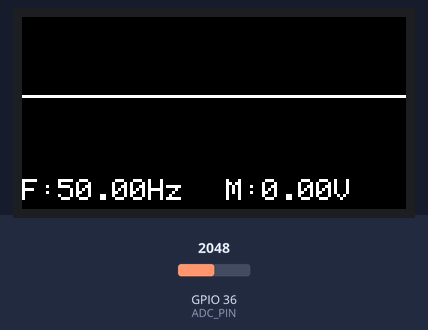
Simulated run of this sketch. Board: ESP32. Parts: 128×64 colour display. The test bench sets the inputs (shaded band); at power-on: GPIO 36 (ADC_PIN) = 2048 (analog values on the 0–4095 scale). What the sketch prints to the serial monitor is not drawn.

Above: at 1.3 s.
1.4 s: GPIO 36 (ADC_PIN) set to 2866
At 1.74 s:
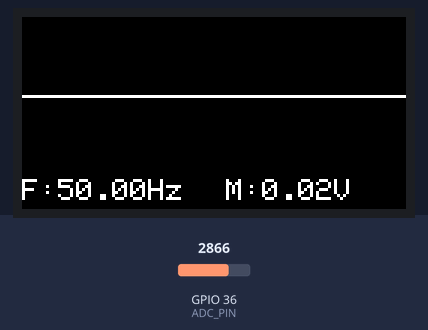
3.0 s: GPIO 36 (ADC_PIN) set to 3603
At 3.28 s:
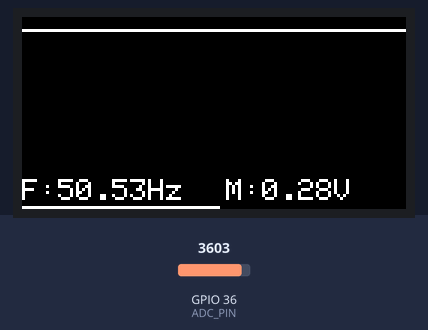
4.6 s: GPIO 36 (ADC_PIN) set to 4095
At 7.4 s:
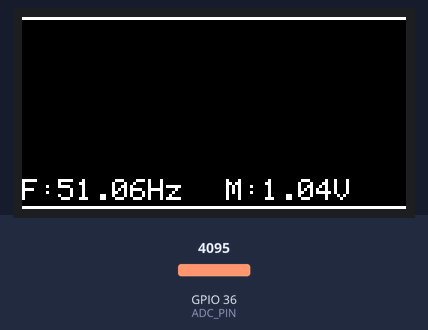
Timing chart, 0 to 8.9 s (numbered marks = the images above; inputs shaded):
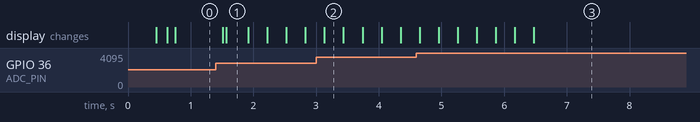

Measured:
- after the input at 1.4 s, the display: first changes after 0.12 s (image 1 shows a later state)

The sketch:

vis4_cycles_opt1safe2_sogi4_adaptive3_dc_running_OK.ino
```cpp
/*
 * ESP32 SOGI-PLL - Frequency Adaptive Orchestration
 * Ensures SAMPLES_PER_CYCLE remains constant relative to the period
 * by updating dt (ticks_per_sample) when frequency shifts.
 */

#include <Arduino.h>
#include <math.h>

#include "SOGIvisualizer.h"

SOGIVisualizer vis;

#define ADC_PIN 36
#define NOMINAL_FREQ 50.0f
//#define SOGI_K (1.4142f)
#define SOGI_K 0.7071

#define PLL_KP 1.2f
#define PLL_KI 0.00f
#define SAMPLES_PER_CYCLE 512 // must be power of two
#define ADC_RESOLUTION 12
#define V_REF 3.3f
#define DC_ALPHA 0.0002f

static inline uint32_t get_cycle_count() {
    uint32_t ccount;
    asm volatile("rsr %0, ccount" : "=a" (ccount));
    return ccount;
}

struct SOGI_PLL {
    float v_alpha, v_beta;
    float theta;
    float freq;
    float omega;
    float integral;
    uint32_t ticks_per_sample;
    float u_prev;
    float filtered_err;
    float mag_smooth;
    float inv_cpu_freq;
    float wz1_a, wz2_a; // States for alpha filter
    float wz1_b, wz2_b; // States for beta filter
} sogi;

float dc_offset_sampling = 2048.0f;  // Used during sampling (read-only)
float dc_offset_processing = 2048.0f;  // Updated during processing
uint32_t last_sample_cycles = 0;
uint32_t last_cycle_boundary = 0;
uint32_t single_cycle_cycles = 0;

int current_cycle = 0;
int cycle_start_idx[4] = {0,0,0,0};

const int BUF_N = 4 * SAMPLES_PER_CYCLE;
float samp_buf[BUF_N];
uint32_t ts_buf[BUF_N];
int buf_idx = 0;

void updateTimingParameters(float frequency) {
    float f_clamped = constrain(frequency, 40.0f, 60.0f);
    float cpu_hz = (float)ESP.getCpuFreqMHz() * 1000000.0f;
    sogi.inv_cpu_freq = 1.0f / cpu_hz;

    uint32_t old_ticks = sogi.ticks_per_sample;
    sogi.ticks_per_sample = (uint32_t)(cpu_hz / (f_clamped * (float)SAMPLES_PER_CYCLE));
    single_cycle_cycles = (uint32_t)(cpu_hz / f_clamped);

    uint32_t now = get_cycle_count();
    if (old_ticks > 0) {
        uint32_t elapsed = now - last_sample_cycles;
        float progress = (float)elapsed / (float)old_ticks;
        last_sample_cycles = now - (uint32_t)(progress * (float)sogi.ticks_per_sample);
    }
}

void initSOGI(float f_start) {
    memset(&sogi, 0, sizeof(sogi));
    sogi.freq = f_start;
    sogi.omega = 2.0f * PI * f_start;
    sogi.mag_smooth = 1.0f;
    sogi.ticks_per_sample = 0;
    updateTimingParameters(f_start);
}


void process_sogi_window(int start_idx, int count) {
    if (count <= 0) return;

    // Localize variables for speed
    float ts = (float)sogi.ticks_per_sample * sogi.inv_cpu_freq;
    float os = sogi.omega;
    float k = SOGI_K;

    // Tustin Coeffs for SOGI-QSG
    // These define the denominator: D = 4 + 2*k*w*ts + (w*ts)^2
    float wts = os * ts;
    float wts2 = wts * wts;
    float k_wts = k * wts;
    float det = 1.0f / (4.0f + 2.0f * k_wts + wts2);

    // Alpha Filter (Band Pass) Coeffs
    float a_b0 = 2.0f * k_wts * det;
    float a_b2 = -2.0f * k_wts * det;
    float a_a1 = 2.0f * (wts2 - 4.0f) * det;
    float a_a2 = (4.0f - 2.0f * k_wts + wts2) * det;

    // Beta Filter (Low Pass) Coeffs
    float b_b0 = k * wts2 * det;
    float b_b1 = 2.0f * b_b0;
    float b_b2 = b_b0;

    for (int i = 0; i < count; ++i) {
        int idx = (start_idx + i) % BUF_N;
        float u = samp_buf[idx];

        // --- Alpha State Update (DFII) ---
        float in_a = u - (a_a1 * sogi.wz1_a) - (a_a2 * sogi.wz2_a);
        sogi.v_alpha = (a_b0 * in_a) + (a_b2 * sogi.wz2_a);
        sogi.wz2_a = sogi.wz1_a;
        sogi.wz1_a = in_a;

        // --- Beta State Update (DFII) ---
        // Note: Beta shares the same denominator (a1, a2) as Alpha
        float in_b = u - (a_a1 * sogi.wz1_b) - (a_a2 * sogi.wz2_b);
        sogi.v_beta = (b_b0 * in_b) + (b_b1 * sogi.wz1_b) + (b_b2 * sogi.wz2_b);
        sogi.wz2_b = sogi.wz1_b;
        sogi.wz1_b = in_b;
    }
}


void do_strobe_computation() {
    float mag_inst = sqrtf(sogi.v_alpha * sogi.v_alpha + sogi.v_beta * sogi.v_beta);
    sogi.mag_smooth = (0.2f * mag_inst) + (0.8f * sogi.mag_smooth);

    if (sogi.mag_smooth > 0.10f) {
        float raw_p_err = sogi.v_beta / sogi.mag_smooth;
        sogi.filtered_err = (1.0f * raw_p_err) + (0.0f * sogi.filtered_err);

        sogi.integral += PLL_KI * sogi.filtered_err;
        sogi.integral = constrain(sogi.integral, -10.0f, 10.0f);

        float f_new = NOMINAL_FREQ + (PLL_KP * sogi.filtered_err) + sogi.integral;
        sogi.freq = constrain(f_new, 42.0f, 58.0f);
        sogi.omega = 2.0f * PI * sogi.freq;

        updateTimingParameters(sogi.freq);
    }
}

void setup() {
    Serial.begin(115200);
    analogReadResolution(ADC_RESOLUTION);
    initSOGI(NOMINAL_FREQ);

    uint32_t start_c = get_cycle_count();
    last_sample_cycles = start_c;
    last_cycle_boundary = start_c;

    for (int i=0; i<4; i++) cycle_start_idx[i] = 0;
    current_cycle = 0;
    buf_idx = 0;
    vis.begin();
}
float dc_current = 2048;
void loop() {
    uint32_t now = get_cycle_count();

    // --- Sampling (Cycles 0, 1, 2) ---
    uint32_t elapsed_sample = now - last_sample_cycles;
    if (elapsed_sample >= sogi.ticks_per_sample && current_cycle < 3) {
        last_sample_cycles += sogi.ticks_per_sample;

        int raw = analogRead(ADC_PIN);
        dc_current = (DC_ALPHA * (float)raw) + ((1.0f - DC_ALPHA) * dc_current);

        // Use the processing DC offset (stable during sampling phase)
        float u = ((float)raw - dc_offset_sampling) * (V_REF / 4095.0f);
        samp_buf[buf_idx] = u;
        ts_buf[buf_idx] = now;
        buf_idx = (buf_idx + 1) % BUF_N;
    }

    // --- Cycle Boundary Detection ---
    uint32_t elapsed_cycle = now - last_cycle_boundary;
    if (elapsed_cycle >= single_cycle_cycles) {
        last_cycle_boundary += single_cycle_cycles;

        int prev_cycle = current_cycle;
        current_cycle = (current_cycle + 1) % 4;
        cycle_start_idx[current_cycle] = buf_idx;

        if (prev_cycle == 2) {
            // Process the data from Cycle 1 to Cycle 2
            int s_idx = cycle_start_idx[1];
            int e_idx = cycle_start_idx[2];
            int actual_count = (e_idx - s_idx + BUF_N) % BUF_N;

            if (actual_count > 0) {
                // Update sampling DC offset for next cycle
                dc_offset_sampling = dc_current;

                process_sogi_window(s_idx, actual_count);
                do_strobe_computation();

                // --- CORRECTED PHASE ALIGNMENT & PERIOD CALCULATION ---

                // Calculate current sampling interval (dt)
                float current_dt = (float)sogi.ticks_per_sample * sogi.inv_cpu_freq;

                // 1. Calculate how many samples actually constitute one full period
                // based on the frequency the SOGI has just calculated.
                // Formula: Samples = (Sample Frequency) / (Signal Frequency)
                // Note: sogi.sample_freq is 1.0f / sogi.dt
                //float samples_per_actual_period = (1.0f / current_dt) / sogi.freq;
                float samples_per_actual_period = 1.0f / (sogi.freq * current_dt);

                // 2. Phase alignment for Visualizer
                float end_phase = atan2f(sogi.v_beta, sogi.v_alpha);
                float target_phase = -PI / 2.0f; // Align to negative peak for visual stability
                float phase_diff = end_phase - target_phase;

                // Wrap phase difference to [0, 2PI)
                while (phase_diff < 0) phase_diff += 2.0f * PI;
                while (phase_diff >= 2.0f * PI) phase_diff -= 2.0f * PI;

                // 3. Use the dynamic 'samples_per_actual_period' instead of SAMPLES_PER_CYCLE
                int samples_back = (int)((phase_diff / (2.0f * PI)) * samples_per_actual_period);
                int processed_end_idx = (e_idx - 1 + BUF_N) % BUF_N;
                int aligned_start_idx = (processed_end_idx - samples_back + BUF_N) % BUF_N;

                // 4. Update visualizer with the actual period length
                // This ensures the visualizer shows exactly one full wave.

                // something is off though as those numbers differ (actual count and our calculations)

                samples_per_actual_period = (float)actual_count;
                vis.update(samp_buf, BUF_N, aligned_start_idx, (int)samples_per_actual_period,
                           sogi.freq, sogi.mag_smooth, sogi.filtered_err);

                Serial.printf("F:%.5fHz, Mag:%.3f, Err:%.3f, ActSamples:%d\n",
                              sogi.freq, sogi.mag_smooth, sogi.filtered_err, (int)samples_per_actual_period);
            }
        }
    }
}
```

SOGIvisualizer.cpp
```cpp
#include "SOGIvisualizer.h"
#include <math.h>

// Configuration for a standard SSD1306 SPI OLED using LovyanGFX
class LGFX_SOGI : public lgfx::LGFX_Device {
    lgfx::Panel_SSD1306 _panel_instance;
    lgfx::Bus_SPI        _bus_instance;
public:
    LGFX_SOGI() {
        {
            auto cfg = _bus_instance.config();
            cfg.spi_host = VSPI_HOST;
            cfg.spi_mode = 0;
            cfg.freq_write = 20000000;  // 20MHz for fast transfers
            cfg.pin_sclk = 18;
            cfg.pin_mosi = 23;
            cfg.pin_miso = -1;
            cfg.pin_dc   = 2;
            _bus_instance.config(cfg);
            _panel_instance.setBus(&_bus_instance);
        }
        {
            auto cfg = _panel_instance.config();
            cfg.pin_cs           = 5;
            cfg.pin_rst          = 4;
            cfg.panel_width      = SOGIVisualizer::SCREEN_WIDTH;
            cfg.panel_height     = SOGIVisualizer::SCREEN_HEIGHT;
            cfg.offset_x         = 0;
            cfg.offset_y         = 0;
            _panel_instance.config(cfg);
        }
        setPanel(&_panel_instance);
    }
};

static LGFX_SOGI& get_hw() {
    static LGFX_SOGI dev;
    return dev;
}

// Static variables for peak tracking across frames
static float last_v_min = -0.1f;
static float last_v_max = 0.1f;

// Constants for layout
static constexpr int TEXT_ROW_HEIGHT = 10;
static constexpr int ERROR_BAR_Y = SOGIVisualizer::SCREEN_HEIGHT - 1;
static constexpr int WAVE_AREA_HEIGHT = SOGIVisualizer::SCREEN_HEIGHT - TEXT_ROW_HEIGHT - 1;
static constexpr int TEXT_Y = WAVE_AREA_HEIGHT;
static constexpr float MIN_RANGE = 0.05f;
static constexpr float PEAK_HISTORY_WEIGHT = 0.8f;
static constexpr float PEAK_NEW_WEIGHT = 0.2f;

SOGIVisualizer::SOGIVisualizer() : _canvas(&get_hw()) {}

void SOGIVisualizer::begin() {
    auto& dev = get_hw();
    dev.init();
    dev.setRotation(0);

    if (_canvas.getBuffer() == nullptr) {
        _canvas.setColorDepth(1);
        _canvas.createSprite(SCREEN_WIDTH, SCREEN_HEIGHT);
    }
}

void SOGIVisualizer::update(const float* buffer, int bufLen, int startIdx, int count,
                            float freq, float magnitude, float error) {
    // Early validation
    if (_canvas.getBuffer() == nullptr || count <= 0 || buffer == nullptr) {
        return;
    }

    auto& dev = get_hw();
    _canvas.clear();

    // 1. Calculate Scaling based on previous frame's peaks
    float range = last_v_max - last_v_min;
    if (range < MIN_RANGE) range = MIN_RANGE;

    const float scale_y = (WAVE_AREA_HEIGHT - 1) / range; // Margin of 1px top/bottom
    const int center_y = WAVE_AREA_HEIGHT >> 1;
    const float mid_point = (last_v_max + last_v_min) * 0.5f;

    // Calculate the pixel position of 0.0V relative to the scaling
    // Formula: y = center_y - (value - mid_point) * scale
    int zero_line_y = center_y - (int)((0.0f - mid_point) * scale_y);

    // 2. Draw Zero Line (Dashed for clarity)
    if (zero_line_y >= 0 && zero_line_y < WAVE_AREA_HEIGHT) {
        for (int x = 0; x < SCREEN_WIDTH; x += 4) {
            _canvas.drawFastHLine(x, zero_line_y, 2, 1); // 2px on, 2px off
        }
    }

    float current_min = 100.0f;
    float current_max = -100.0f;

    // 3. Plot Waveform
    int prev_x = -1;
    int prev_y = -1;

    const float samples_per_pixel = (float)count / SCREEN_WIDTH;
    const int bufLen_mask = bufLen - 1;
    const bool is_power_of_two = (bufLen > 0) && ((bufLen & bufLen_mask) == 0);

    for (int x = 0; x < SCREEN_WIDTH; x++) {
        const int sample_offset = (int)(x * samples_per_pixel);
        const int idx = is_power_of_two ?
            ((startIdx + sample_offset) & bufLen_mask) :
            ((startIdx + sample_offset) % bufLen);

        const float val = buffer[idx];

        // Track peaks for NEXT frame
        current_min = (val < current_min) ? val : current_min;
        current_max = (val > current_max) ? val : current_max;

        // Calculate Y
        int y = center_y - (int)((val - mid_point) * scale_y);

        // Clamp to valid area
        if (y < 0) y = 0;
        else if (y >= WAVE_AREA_HEIGHT) y = WAVE_AREA_HEIGHT - 1;

        if (prev_x != -1) {
            _canvas.drawLine(prev_x, prev_y, x, y, 1);
        }
        prev_x = x;
        prev_y = y;
    }

    // Smooth peak tracking
    last_v_min = (current_min * PEAK_NEW_WEIGHT) + (last_v_min * PEAK_HISTORY_WEIGHT);
    last_v_max = (current_max * PEAK_NEW_WEIGHT) + (last_v_max * PEAK_HISTORY_WEIGHT);

    // 4. Telemetry
    _canvas.setTextSize(1);
    _canvas.setTextColor(1);

    _canvas.setCursor(0, TEXT_Y + 1);
    _canvas.printf("F:%5.2fHz", freq);

    _canvas.setCursor(68, TEXT_Y + 1);
    _canvas.printf("M:%4.2fV", magnitude);

    // 5. Error Bar
    const int error_bar_w = (int)(fabsf(error) * 150.0f);
    if (error_bar_w > 0) {
        int w = (error_bar_w > SCREEN_WIDTH) ? SCREEN_WIDTH : error_bar_w;
        _canvas.drawFastHLine(0, ERROR_BAR_Y, w, 1);
    }

    _canvas.pushSprite(0, 0);
}
```

SOGIvisualizer.h
```cpp
#ifndef SOGI_VISUALIZER_H
#define SOGI_VISUALIZER_H

#include <Arduino.h>

// Include LovyanGFX
#define LGFX_USE_V1
#include <LovyanGFX.hpp>

/**
 * @brief Class to handle visualization of SOGI-PLL data on 128x64 OLED
 */
class SOGIVisualizer {
public:
    static constexpr int SCREEN_WIDTH = 128;
    static constexpr int SCREEN_HEIGHT = 64;

    SOGIVisualizer();

    /** @brief Initialize the display hardware */
    void begin();

    /**
     * @brief Render the waveform and telemetry
     * @param buffer Pointer to the circular sample buffer
     * @param bufLen Total length of the circular buffer
     * @param startIdx Start index of the cycle to visualize
     * @param count Number of samples in that cycle
     * @param freq Current calculated frequency
     * @param magnitude Current signal magnitude
     * @param error Current PLL phase error
     */
    void update(const float* buffer, int bufLen, int startIdx, int count,
                float freq, float magnitude, float error);

private:
    LGFX_Sprite _canvas; // Use a sprite for flicker-free double buffering
};

#endif // SOGI_VISUALIZER_H
```
